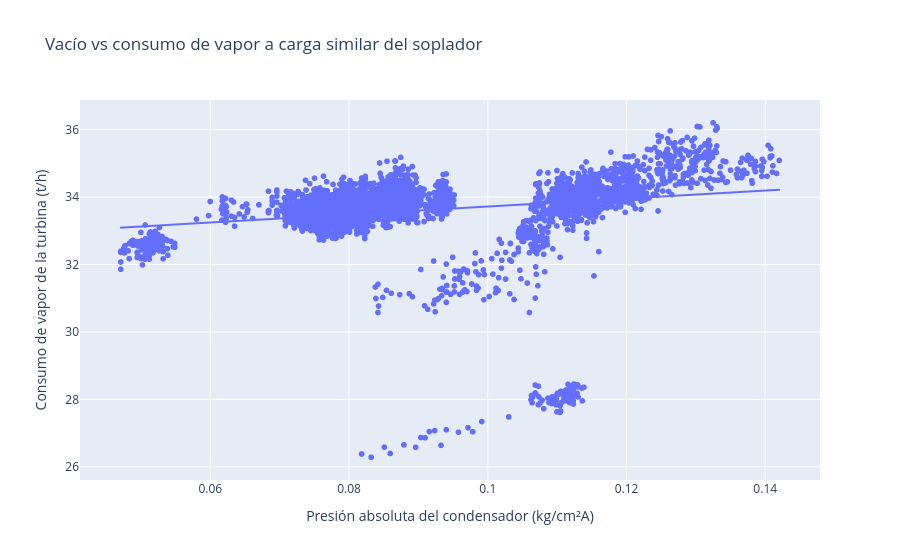

Source (notebook cell):
### Code cell
import plotly.express as px

fig = px.scatter(
    df_carga_similar,
    x="Presion_Condensador_kg_cm2A",
    y="Flujo_Vapor_Turbina_t_h",
    trendline="ols",
    title="Vacío vs consumo de vapor a carga similar del soplador",
    labels={
        "Presion_Condensador_kg_cm2A":
            "Presión absoluta del condensador (kg/cm²A)",
        "Flujo_Vapor_Turbina_t_h":
            "Consumo de vapor de la turbina (t/h)"
    }
)

fig.show()

### Figure 1 — Plotly figure (JSON) as saved in the notebook; plotly's stock layout.template omitted (floating-point values rounded to 4 significant figures; data arrays with more than 128 entries replaced by an {"elided": "..."} marker saying what was removed)
{"data": [{"hovertemplate": "Presión absoluta del condensador (kg/cm²A)=%{x}<br>Consumo de vapor de la turbina (t/h)=%{y}<extra></extra>", "legendgroup": "", "marker": {"color": "#636efa", "symbol": "circle"}, "mode": "markers", "name": "", "showlegend": false, "type": "scattergl", "x": {"elided": "4480 float values"}, "xaxis": "x", "y": {"elided": "4480 float values"}, "yaxis": "y"}, {"hovertemplate": "<b>OLS trendline</b><br>Flujo_Vapor_Turbina_t_h = 11.8357 * Presion_Condensador_kg_cm2A + 32.5366<br>R<sup>2</sup>=0.045942<br><br>Presión absoluta del condensador (kg/cm²A)=%{x}<br>Consumo de vapor de la turbina (t/h)=%{y} <b>(trend)</b><extra></extra>", "legendgroup": "", "marker": {"color": "#636efa", "symbol": "circle"}, "mode": "lines", "name": "", "showlegend": false, "type": "scattergl", "x": {"elided": "4480 float values"}, "xaxis": "x", "y": {"elided": "4480 float values"}, "yaxis": "y"}], "layout": {"legend": {"tracegroupgap": 0}, "title": {"text": "Vacío vs consumo de vapor a carga similar del soplador"}, "xaxis": {"anchor": "y", "domain": [0, 1], "title": {"text": "Presión absoluta del condensador (kg/cm²A)"}}, "yaxis": {"anchor": "x", "domain": [0, 1], "title": {"text": "Consumo de vapor de la turbina (t/h)"}}}}
